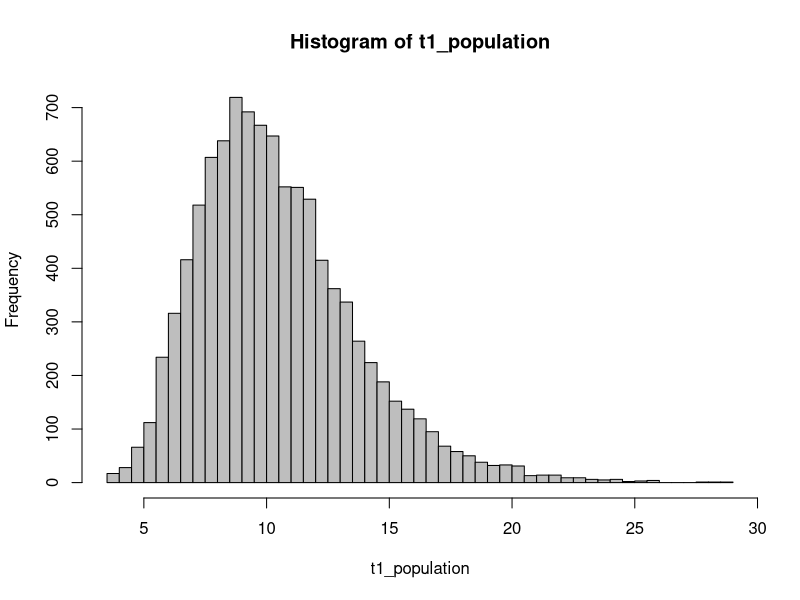

Here is the R script that generated this plot:
## ---- chunk 1
knitr::opts_chunk$set(echo = TRUE)
## ---- chunk 2
set.seed(23432)
t1_population = rlnorm(10000, log(10), 0.3)
hist(t1_population, breaks=50, col="gray")
## ---- chunk 3
n = 25
samp = sample(t1_population, n)
mean(samp)
sd(samp)
## ---- chunk 4
n = 25
num_samples = 200

# create two empty vectors to hold the results
sample_means = numeric(num_samples)
sample_sds = numeric(num_samples)
## ---- chunk 5
for(i in 1:num_samples) {
	samp = sample(t1_population, n)
	sample_means[i] = mean(samp)
	sample_sds[i] = sd(samp)
}
## ---- chunk 6
## You may have to set or change your working directory, or change the file name to include the folder as well
fish = read.csv("coral_fish.csv")
## str(fish)
head(fish)
## View(fish)
## ---- chunk 7
tapply(fish$richness, fish$type, mean)
## ---- chunk 8
n = table(fish$type)
alpha = 0.05

# the confidence interval is two-sided, so we take half alpha on each side
qt(c(alpha/2, 1-alpha/2), n["tropical"] - 1)  ## can change to subtropical for the other value
